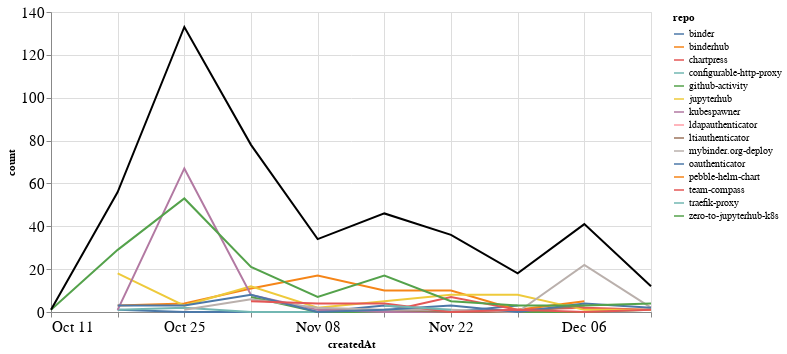

Notebook code cell kept with this figure:
### Markdown cell above
### Comments

### Code cell
comments_time = comments.groupby('repo').resample('W', on='createdAt').count()['author'].reset_index()
comments_time = comments_time.rename(columns={'author': 'count'})
comments_time_total = comments_time.groupby('createdAt').agg({"count": "sum"}).reset_index()
ch1 = alt.Chart(comments_time, width=600).mark_line().encode(
    x='createdAt',
    y='count',
    color='repo',
    tooltip="repo"
)

ch2 = alt.Chart(comments_time_total, width=600).mark_line(color="black").encode(
    x='createdAt',
    y='count',
)

ch1 + ch2

### Figure 1 — Vega-Lite specification as saved in the notebook (floating-point values rounded to 4 significant figures)
{"config": {"axisLeft": {"labelFontSize": 15}, "axisBottom": {"labelFontSize": 15}}, "layer": [{"data": {"name": "data-36b3fea653af720559ee63fed99069d6"}, "mark": "line", "encoding": {"color": {"type": "nominal", "field": "repo"}, "tooltip": {"type": "nominal", "field": "repo"}, "x": {"type": "temporal", "field": "createdAt"}, "y": {"type": "quantitative", "field": "count"}}, "width": 600}, {"data": {"name": "data-c9de3fa069a683146d3eae832e40b7c6"}, "mark": {"type": "line", "color": "black"}, "encoding": {"x": {"type": "temporal", "field": "createdAt"}, "y": {"type": "quantitative", "field": "count"}}, "width": 600}], "$schema": "https://vega.github.io/schema/vega-lite/v4.8.1.json", "datasets": {"data-36b3fea653af720559ee63fed99069d6": [{"repo": "binder", "createdAt": "2020-10-18T00:00:00", "count": 1}, {"repo": "binder", "createdAt": "2020-10-25T00:00:00", "count": 0}, {"repo": "binder", "createdAt": "2020-11-01T00:00:00", "count": 0}, {"repo": "binder", "createdAt": "2020-11-08T00:00:00", "count": 0}, {"repo": "binder", "createdAt": "2020-11-15T00:00:00", "count": 3}, {"repo": "binder", "createdAt": "2020-11-22T00:00:00", "count": 0}, {"repo": "binder", "createdAt": "2020-11-29T00:00:00", "count": 3}, {"repo": "binderhub", "createdAt": "2020-10-18T00:00:00", "count": 3}, {"repo": "binderhub", "createdAt": "2020-10-25T00:00:00", "count": 4}, {"repo": "binderhub", "createdAt": "2020-11-01T00:00:00", "count": 11}, {"repo": "binderhub", "createdAt": "2020-11-08T00:00:00", "count": 17}, {"repo": "binderhub", "createdAt": "2020-11-15T00:00:00", "count": 10}, {"repo": "binderhub", "createdAt": "2020-11-22T00:00:00", "count": 10}, {"repo": "binderhub", "createdAt": "2020-11-29T00:00:00", "count": 1}, {"repo": "binderhub", "createdAt": "2020-12-06T00:00:00", "count": 5}, {"repo": "chartpress", "createdAt": "2020-11-08T00:00:00", "count": 1}, {"repo": "chartpress", "createdAt": "2020-11-15T00:00:00", "count": 0}, {"repo": "chartpress", "createdAt": "2020-11-22T00:00:00", "count": 7}, {"repo": "chartpress", "createdAt": "2020-11-29T00:00:00", "count": 1}, {"repo": "chartpress", "createdAt": "2020-12-06T00:00:00", "count": 2}, {"repo": "chartpress", "createdAt": "2020-12-13T00:00:00", "count": 1}, {"repo": "configurable-http-proxy", "createdAt": "2020-10-18T00:00:00", "count": 1}, {"repo": "configurable-http-proxy", "createdAt": "2020-10-25T00:00:00", "count": 2}, {"repo": "configurable-http-proxy", "createdAt": "2020-11-01T00:00:00", "count": 0}, {"repo": "configurable-http-proxy", "createdAt": "2020-11-08T00:00:00", "count": 0}, {"repo": "configurable-http-proxy", "createdAt": "2020-11-15T00:00:00", "count": 1}, {"repo": "github-activity", "createdAt": "2020-11-01T00:00:00", "count": 7}, {"repo": "github-activity", "createdAt": "2020-11-08T00:00:00", "count": 0}, {"repo": "github-activity", "createdAt": "2020-11-15T00:00:00", "count": 0}, {"repo": "github-activity", "createdAt": "2020-11-22T00:00:00", "count": 0}, {"repo": "github-activity", "createdAt": "2020-11-29T00:00:00", "count": 0}, {"repo": "github-activity", "createdAt": "2020-12-06T00:00:00", "count": 0}, {"repo": "github-activity", "createdAt": "2020-12-13T00:00:00", "count": 1}, {"repo": "jupyterhub", "createdAt": "2020-10-18T00:00:00", "count": 18}, {"repo": "jupyterhub", "createdAt": "2020-10-25T00:00:00", "count": 3}, {"repo": "jupyterhub", "createdAt": "2020-11-01T00:00:00", "count": 12}, {"repo": "jupyterhub", "createdAt": "2020-11-08T00:00:00", "count": 2}, {"repo": "jupyterhub", "createdAt": "2020-11-15T00:00:00", "count": 5}, {"repo": "jupyterhub", "createdAt": "2020-11-22T00:00:00", "count": 8}, {"repo": "jupyterhub", "createdAt": "2020-11-29T00:00:00", "count": 8}, {"repo": "jupyterhub", "createdAt": "2020-12-06T00:00:00", "count": 1}, {"repo": "jupyterhub", "createdAt": "2020-12-13T00:00:00", "count": 1}, {"repo": "kubespawner", "createdAt": "2020-10-18T00:00:00", "count": 1}, {"repo": "kubespawner", "createdAt": "2020-10-25T00:00:00", "count": 67}, {"repo": "kubespawner", "createdAt": "2020-11-01T00:00:00", "count": 8}, {"repo": "kubespawner", "createdAt": "2020-11-08T00:00:00", "count": 1}, {"repo": "kubespawner", "createdAt": "2020-11-15T00:00:00", "count": 0}, {"repo": "kubespawner", "createdAt": "2020-11-22T00:00:00", "count": 0}, {"repo": "kubespawner", "createdAt": "2020-11-29T00:00:00", "count": 1}, {"repo": "ldapauthenticator", "createdAt": "2020-12-06T00:00:00", "count": 1}, {"repo": "ltiauthenticator", "createdAt": "2020-11-15T00:00:00", "count": 1}, {"repo": "ltiauthenticator", "createdAt": "2020-11-22T00:00:00", "count": 0}, {"repo": "ltiauthenticator", "createdAt": "2020-11-29T00:00:00", "count": 0}, {"repo": "ltiauthenticator", "createdAt": "2020-12-06T00:00:00", "count": 3}, {"repo": "mybinder.org-deploy", "createdAt": "2020-10-25T00:00:00", "count": 1}, {"repo": "mybinder.org-deploy", "createdAt": "2020-11-01T00:00:00", "count": 6}, {"repo": "mybinder.org-deploy", "createdAt": "2020-11-08T00:00:00", "count": 2}, {"repo": "mybinder.org-deploy", "createdAt": "2020-11-15T00:00:00", "count": 1}, {"repo": "mybinder.org-deploy", "createdAt": "2020-11-22T00:00:00", "count": 1}, {"repo": "mybinder.org-deploy", "createdAt": "2020-11-29T00:00:00", "count": 0}, {"repo": "mybinder.org-deploy", "createdAt": "2020-12-06T00:00:00", "count": 22}, {"repo": "mybinder.org-deploy", "createdAt": "2020-12-13T00:00:00", "count": 2}, {"repo": "oauthenticator", "createdAt": "2020-10-18T00:00:00", "count": 3}, {"repo": "oauthenticator", "createdAt": "2020-10-25T00:00:00", "count": 3}, {"repo": "oauthenticator", "createdAt": "2020-11-01T00:00:00", "count": 8}, {"repo": "oauthenticator", "createdAt": "2020-11-08T00:00:00", "count": 0}, {"repo": "oauthenticator", "createdAt": "2020-11-15T00:00:00", "count": 1}, {"repo": "oauthenticator", "createdAt": "2020-11-22T00:00:00", "count": 3}, {"repo": "oauthenticator", "createdAt": "2020-11-29T00:00:00", "count": 0}, {"repo": "oauthenticator", "createdAt": "2020-12-06T00:00:00", "count": 4}, {"repo": "oauthenticator", "createdAt": "2020-12-13T00:00:00", "count": 2}, {"repo": "pebble-helm-chart", "createdAt": "2020-11-22T00:00:00", "count": 1}, {"repo": "team-compass", "createdAt": "2020-11-01T00:00:00", "count": 5}, {"repo": "team-compass", "createdAt": "2020-11-08T00:00:00", "count": 4}, {"repo": "team-compass", "createdAt": "2020-11-15T00:00:00", "count": 4}, {"repo": "team-compass", "createdAt": "2020-11-22T00:00:00", "count": 0}, {"repo": "team-compass", "createdAt": "2020-11-29T00:00:00", "count": 1}, {"repo": "team-compass", "createdAt": "2020-12-06T00:00:00", "count": 0}, {"repo": "team-compass", "createdAt": "2020-12-13T00:00:00", "count": 1}, {"repo": "traefik-proxy", "createdAt": "2020-11-15T00:00:00", "count": 3}, {"repo": "traefik-proxy", "createdAt": "2020-11-22T00:00:00", "count": 1}, {"repo": "zero-to-jupyterhub-k8s", "createdAt": "2020-10-11T00:00:00", "count": 1}, {"repo": "zero-to-jupyterhub-k8s", "createdAt": "2020-10-18T00:00:00", "count": 29}, {"repo": "zero-to-jupyterhub-k8s", "createdAt": "2020-10-25T00:00:00", "count": 53}, {"repo": "zero-to-jupyterhub-k8s", "createdAt": "2020-11-01T00:00:00", "count": 21}, {"repo": "zero-to-jupyterhub-k8s", "createdAt": "2020-11-08T00:00:00", "count": 7}, {"repo": "zero-to-jupyterhub-k8s", "createdAt": "2020-11-15T00:00:00", "count": 17}, {"repo": "zero-to-jupyterhub-k8s", "createdAt": "2020-11-22T00:00:00", "count": 5}, {"repo": "zero-to-jupyterhub-k8s", "createdAt": "2020-11-29T00:00:00", "count": 3}, {"repo": "zero-to-jupyterhub-k8s", "createdAt": "2020-12-06T00:00:00", "count": 3}, {"repo": "zero-to-jupyterhub-k8s", "createdAt": "2020-12-13T00:00:00", "count": 4}], "data-c9de3fa069a683146d3eae832e40b7c6": [{"createdAt": "2020-10-11T00:00:00", "count": 1}, {"createdAt": "2020-10-18T00:00:00", "count": 56}, {"createdAt": "2020-10-25T00:00:00", "count": 133}, {"createdAt": "2020-11-01T00:00:00", "count": 78}, {"createdAt": "2020-11-08T00:00:00", "count": 34}, {"createdAt": "2020-11-15T00:00:00", "count": 46}, {"createdAt": "2020-11-22T00:00:00", "count": 36}, {"createdAt": "2020-11-29T00:00:00", "count": 18}, {"createdAt": "2020-12-06T00:00:00", "count": 41}, {"createdAt": "2020-12-13T00:00:00", "count": 12}]}}
